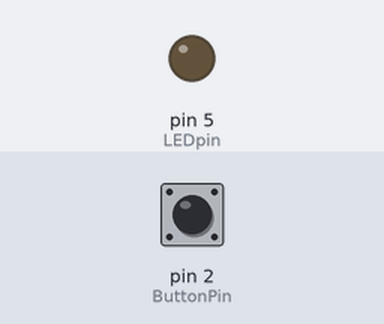
Simulated run of this sketch. Board: Arduino Uno, built with avr-gcc and run on an emulated ATmega328P. On the bench: output pins drawn as LEDs (lit = HIGH). The inputs (shaded band) are chosen by the test bench; at power-on: pin 2 (ButtonPin) HIGH.

Above: at 0.05 s.
At 0.45 s:
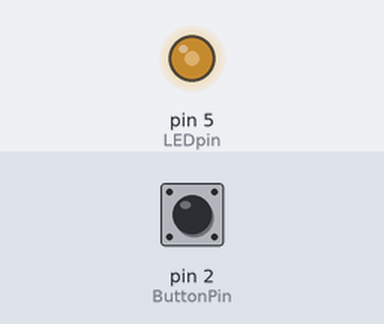
At 0.9 s:
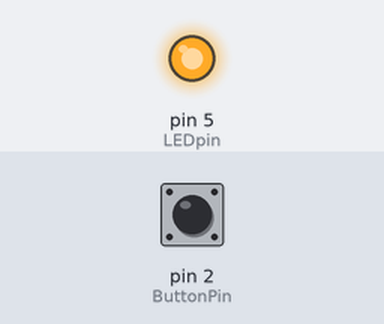
At 1.8 s:
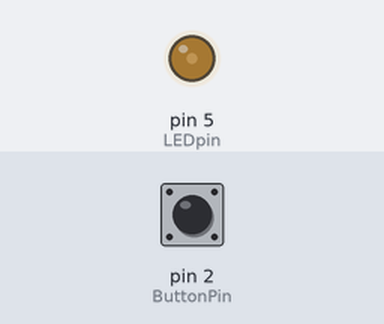
Timing chart, 0 to 4.6 s (numbered marks = the images above):
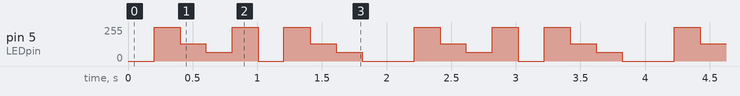

Measured:
- by itself, pin 5 (LEDpin): repeats every 2.0 s: 128/255 0.20 s, 64/255 0.20 s, 255/255 0.20 s, 0/255 0.20 s, 255/255 0.20 s, 128/255 0.20 s, 64/255 0.20 s, 0/255 0.40 s, 255/255 0.20 s

The sketch:

LightBox.ino
```cpp
// Author: Kelsey Li

// there are only 4 Arduino pins that can be PWM pins
int OperatingMode = 0; // could make it go from 0 to 4 for each of the operating modes
                        //operating modes: 0 = off, 1 = bright, 2 = mid-bright, 3 = dim, 4 = flashing
// bool ButtonPushed = FALSE; //making this variable global because the variable state needs to be shared between setup, loop, function, etc.
                     // could also do this as bool ButtonPushed = TRUE; which is a smaller memory variable
int ledState = LOW; //blinking LED state
int LEDpin = 5;       //pin for the LED
int ButtonPin = 2;    //pin for the button, only 2 and 3 are digital pins usable for interrupts on the arduino
int PWMout = 0;
unsigned long prevButtonTime = 0;
unsigned long prevLEDtime = 0;

// explicitly initialize the variables
// unsigned long: float (non-integer) that is positive (unsigned)
// defining the variables allows you to save memory if possible

void setup() {
  // when done executing, 'void' shows that it won't return any values
  // interrupts are for very rapid event detection - MUST BE IN SETUP
  // Serial.begin(9600); for testing serial monitor in lab
    pinMode(ButtonPin,INPUT);
    pinMode(LEDpin,OUTPUT);
    attachInterrupt(digitalPinToInterrupt(ButtonPin), set_Operating_Mode, FALLING);
    // FALLING means sensitive to something changing from the HIGH to LOW state, could also be RISING
    // when falling state is detected, execute the function set_Operating_Mode
}

void loop() {
  set_Operating_Mode();

  set_LED_output_mode();
}

  void set_Operating_Mode(){
    if (millis()-prevButtonTime>200){ // makes sure no double detection of button press, 0.2 s
    OperatingMode = OperatingMode + 1;
    //set operating mode
    //reset previous button press state, i.e. interrupt, catch, etc.
  prevButtonTime=millis();
  if (OperatingMode>=5) {
    OperatingMode = 0;
      }
    }
 // ButtonPushed = FALSE;
  }

  void set_LED_output_mode(){
  switch (OperatingMode) {
    // operating modes: 0 = off, 1 = bright, 2 = mid-bright, 3 = dim, 4 = flashing
  case 0:
    PWMout = 0; //off
    shine_LED();
    break;

  case 1:
  PWMout = 255; //brightest
  shine_LED();
    break;
    //maximum because it's 8 bit microcontroller, not transferrable to microcontrollers with other bit depths

  case 2:
  PWMout = 128; //medium brightness
  shine_LED();
    break;

  case 3:
  PWMout = 64; //dim
  shine_LED();
    break;

  case 4:
    flashing_light(); //flashing at 2 Hz
    break;
    }

  }

  void shine_LED(){
  analogWrite(LEDpin,PWMout);
   }

  void flashing_light(){
        unsigned long currLEDtime = millis();        //built in Arduinotimes
        if (currLEDtime - prevLEDtime >=500){        // 500ms delay = 2Hz blinking rate
        if (ledState == LOW) {                       //if LED state off
        ledState = HIGH;                             //then set LED state on
      }
      else {                                         //else LED state on
        ledState = LOW;                              //then set LED state off
      }
  digitalWrite(LEDpin,ledState);
    }
    prevLEDtime = currLEDtime;
  }


// extra unneeded function, from class
// void button_pushed() {
//  ButtonPushed = TRUE; //or ButtonPushed = TRUE if using as a boolean;
//  }
```
